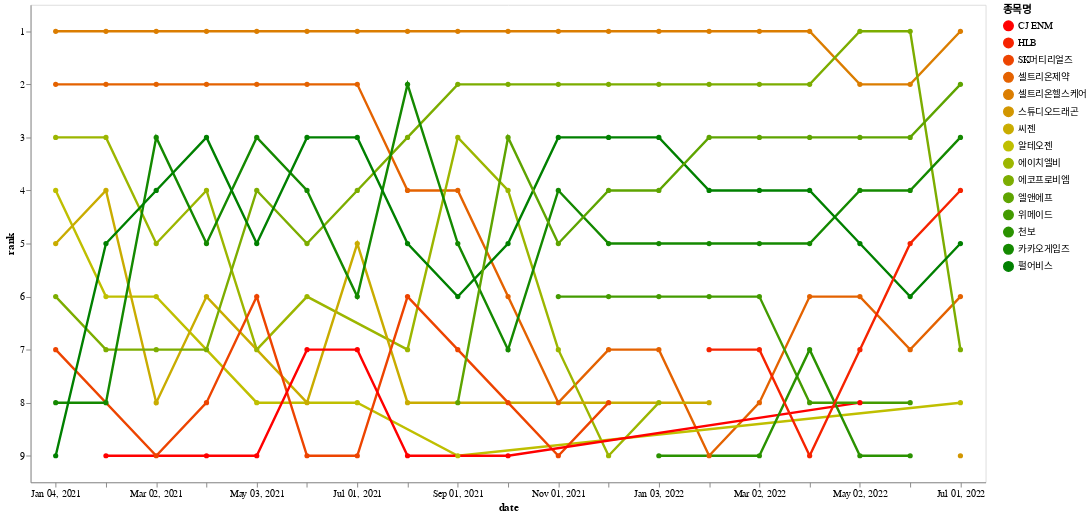

The cell this chart's notebook holds for it:
### Code cell
import altair as alt
import pandas as pd
from colour import Color
import random

source = t_df
len = t_df['종목명'].nunique()
print()

colors = [x.hex for x in list(Color("red").range_to(Color("green"),len))]

alt.Chart(source).mark_line(point = True).encode(
    x = alt.X("date:O", timeUnit="yearmonthdate", title="date"),
    y = alt.Y("rank:N"),
    color = alt.Color("종목명:N", scale={"range": colors}),
    strokeWidth = alt.condition("datum", alt.value(2.5), alt.value(1))
).transform_window(
    rank="rank()",
    sort=[alt.SortField("순위", order="ascending")],
    groupby=["date"]
).properties(
    width=1000,
    height=500,
)

### Figure 1 — Vega-Lite specification as saved in the notebook (floating-point values rounded to 4 significant figures; data arrays with more than 128 entries replaced by an {"elided": "..."} marker saying what was removed)
{"config": {"view": {"continuousWidth": 400, "continuousHeight": 300}}, "data": {"name": "data-31f38c907fd058eafe92fe7282b344e5"}, "mark": {"type": "line", "point": true}, "encoding": {"color": {"field": "종목명", "scale": {"range": ["#f00", "#f62300", "#ed4400", "#e46200", "#db7d00", "#d29600", "#c9ac00", "#bfbf00", "#9cb600", "#7cad00", "#5ea400", "#439b00", "#2a9200", "#148900", "#008000"]}, "type": "nominal"}, "strokeWidth": {"condition": {"value": 2.5, "test": "datum"}, "value": 1}, "x": {"field": "date", "timeUnit": "yearmonthdate", "title": "date", "type": "ordinal"}, "y": {"field": "rank", "type": "nominal"}}, "height": 500, "transform": [{"window": [{"op": "rank", "field": "", "as": "rank"}], "groupby": ["date"], "sort": [{"field": "순위", "order": "ascending"}]}], "width": 1000, "$schema": "https://vega.github.io/schema/vega-lite/v4.17.0.json", "datasets": {"data-31f38c907fd058eafe92fe7282b344e5": {"elided": "171 records"}}}
